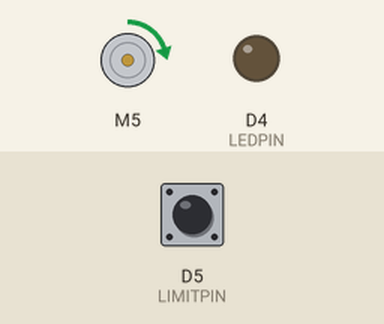
Recording of a sketch running on a simulated ESP8266 (NodeMCU). Parts: DC motor (green arrow = forward, orange = backward, longer = faster), output pins drawn as LEDs (lit = HIGH). The inputs (shaded band) are chosen by the test bench; at power-on: D5 (LIMITPIN) HIGH. Random numbers use the default seed unless the sketch sets one; what the sketch prints to the serial monitor is not drawn.

Above: at 1.2 s.
1.3 s: D5 (LIMITPIN) driven LOW
At 2.2 s:
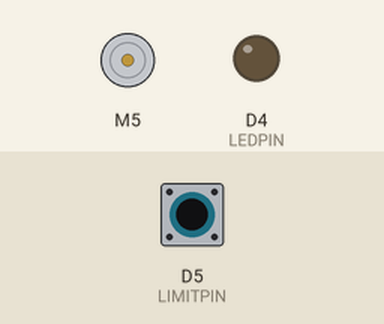
4.3 s: D5 (LIMITPIN) pulsed HIGH 2 times (0.12 s each, 0.3 s apart)
At 4.57 s:
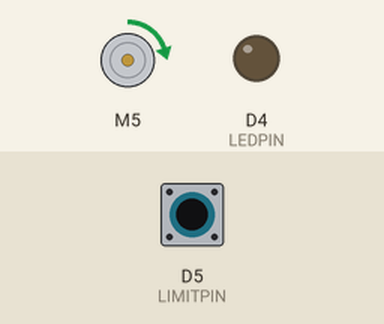
7.9 s: D5 (LIMITPIN) pulsed HIGH 2 times (0.12 s each, 0.3 s apart)
At 8.17 s:
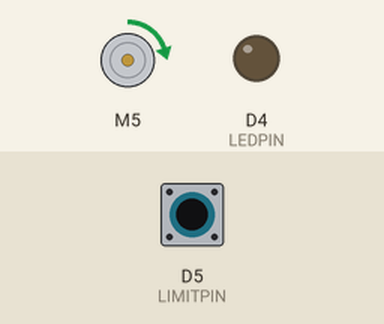
Timing chart, 0 to 10.9 s (numbered marks = the images above; inputs shaded):
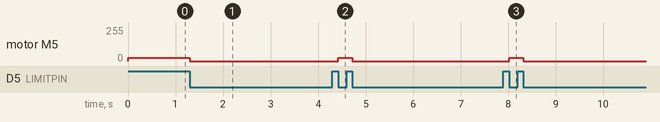

Measured:
- after the input at 1.3 s, motor M5: forward 24/255 → stopped at once
- after the input at 4.3 s, motor M5: stopped → forward 24/255 after 0.12 s, → stopped 0.30 s later
- after the input at 7.9 s, motor M5: stopped → forward 24/255 after 0.12 s, → stopped 0.30 s later

The sketch:

tailTest.ino
```cpp
#define SKETCH "tail"
#define VERSION "5.0"

#define LEDOFF LOW
#define LEDON HIGH
#define LEDPIN D4               //LED_BUILTIN on most boards
#define LIMITPIN D5

bool motorState = false;

const int SPEED = 24;
const int HALFSPEED = SPEED / 2;
const int QUARTERSPEED = HALFSPEED / 2;
const int FASTSPEED = SPEED * 2;;

// Configure the motor driver.
#include "CytronMotorDriver.h"
CytronMD motor1(PWM_PWM, D1, D2);   // PWM 1A = Pin D1, PWM 1B = Pin D2.


IRAM_ATTR void limitSwitchHandler() {
  static unsigned long last_interrupt_time = 0;
  unsigned long interrupt_time = millis();
  // If interrupts come faster than 200ms, assume it's a bounce and ignore
  if (interrupt_time - last_interrupt_time > 200) {
    //Not a bounce, do your thing
    motorState = !motorState;                //Limit switch is closed, stop the motor
  }
  last_interrupt_time = interrupt_time;
}


// --------------- ticker declarations ---------------
#include <Ticker.h>
Ticker wagTicker;
int tickerInterval = 1000;      //Time between wags?
bool wagFlag = false;


// ----- Function to randomize wags -----
void periodicWag() {
  wagFlag = true;                                   //We can't put wag() here in a callback because it uses delay()
  tickerInterval = random(1000, 6000);
  Serial.print(F("tickerInterval= "));
  Serial.println(tickerInterval);
  wagTicker.detach();
  wagTicker.attach_ms(tickerInterval, periodicWag); //Start the timer to the next wag.
}


void setup() {
  // -------------- beginSerial() --------------
  while (!Serial);
  Serial.begin( 115200 );
  Serial.println();
  Serial.println();
  Serial.print(SKETCH);
  Serial.print(".ino, Version ");
  Serial.println(VERSION);
  Serial.println(F("++++++++++++++++++ +"));

  //Setup the limit pin interrupt
  pinMode(LEDPIN, OUTPUT);
  pinMode(LIMITPIN, INPUT_PULLUP);
  attachInterrupt(digitalPinToInterrupt(LIMITPIN), limitSwitchHandler, FALLING);

  wagFlag = true;                   //Wag as long as this is true.
}


void loop() {
  Serial.print(F("motorState= "));
  Serial.println(motorState);

  //Run the motor until the limit switch is closed.
  if (motorState) {                //If the motor is not moving...
    motor1.setSpeed(0);            //Turn off the motor
  }
  else {
    motor1.setSpeed(SPEED);         //Turn on the motor
    delay(100);                     //Let the motor turn past the limit switch
    motor1.setSpeed(SPEED / 2);     //Slow the motor down
  }
}
```
